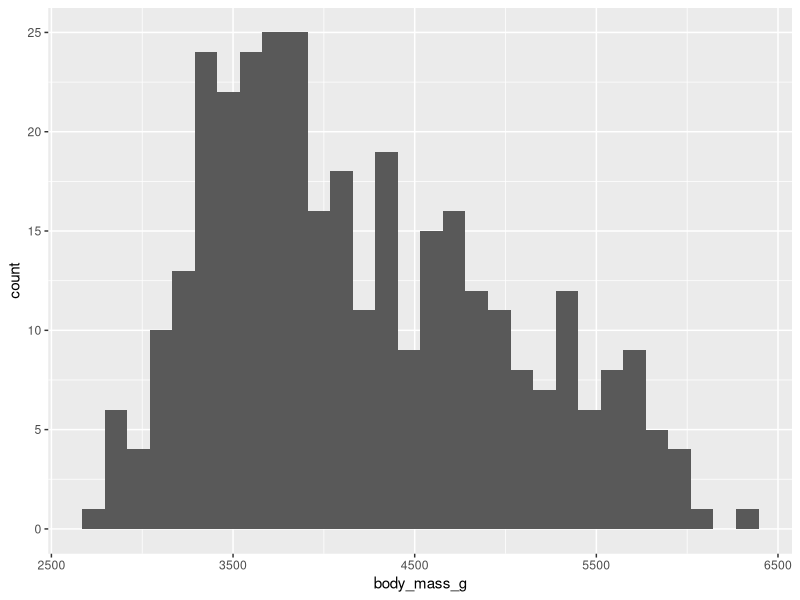
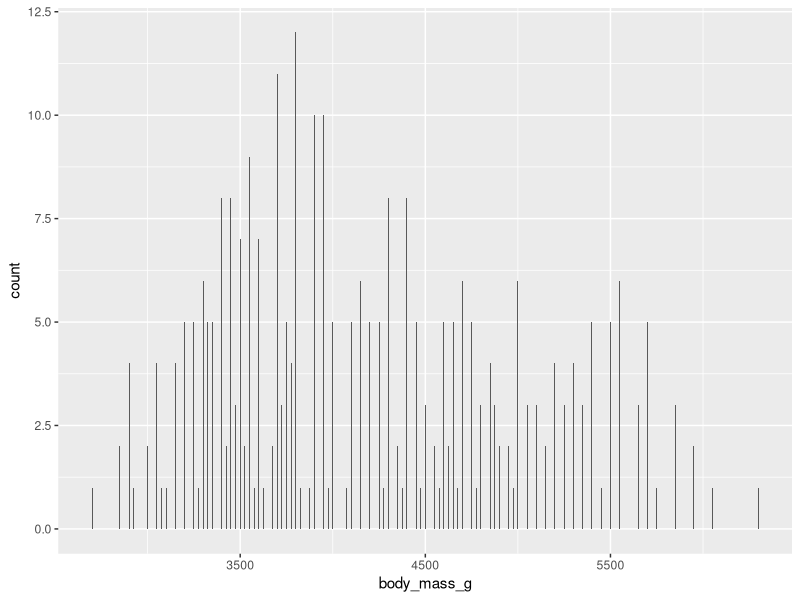
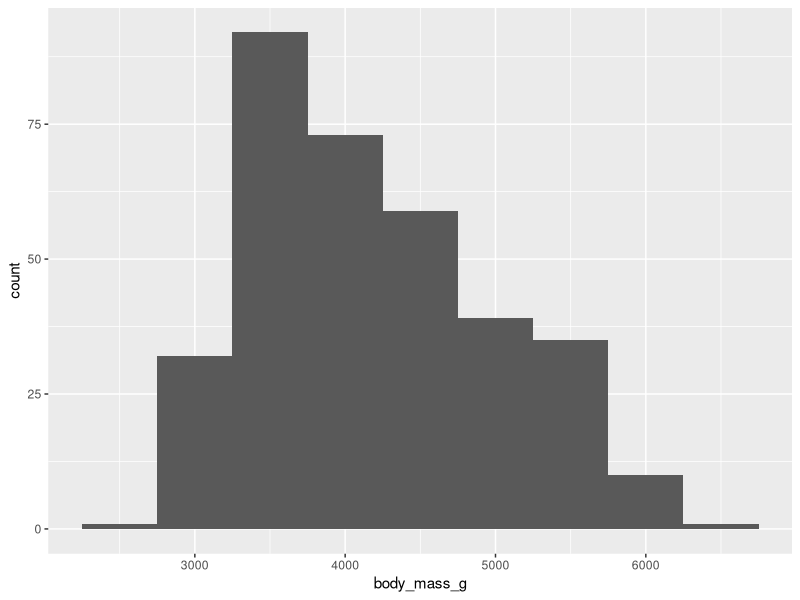
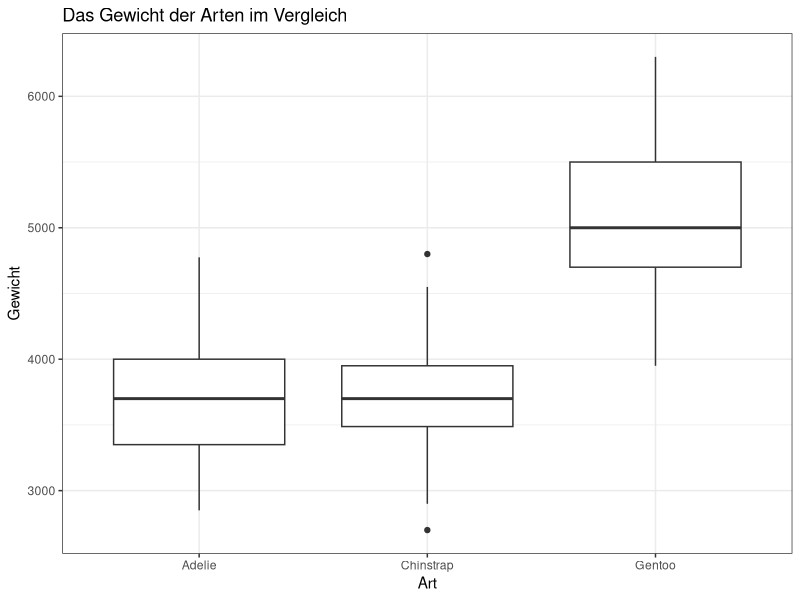
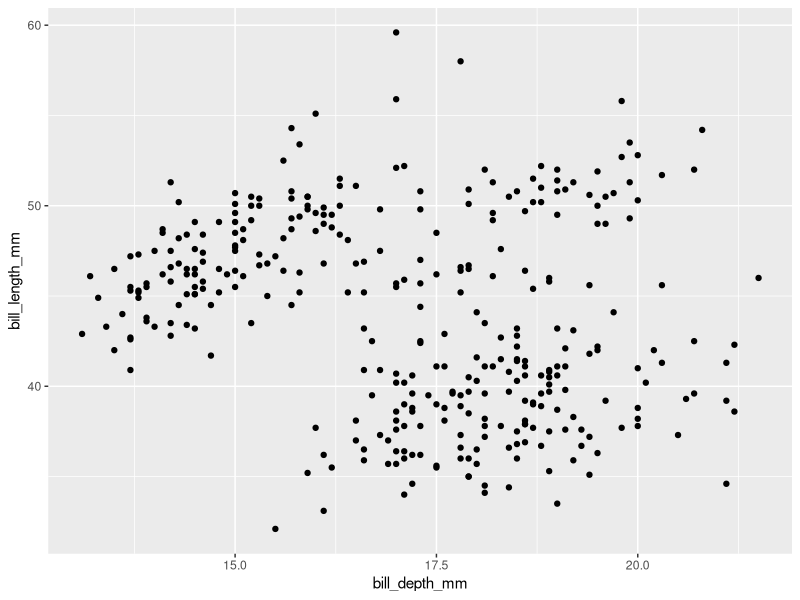
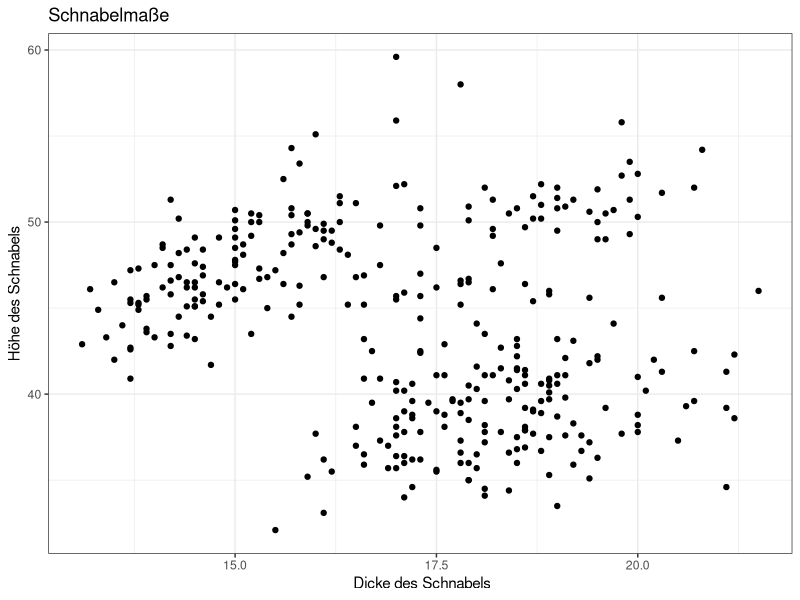
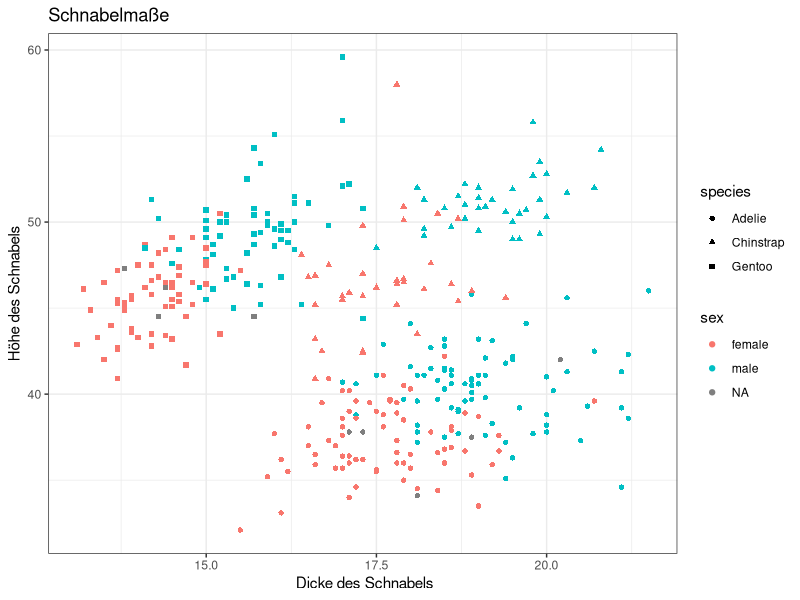
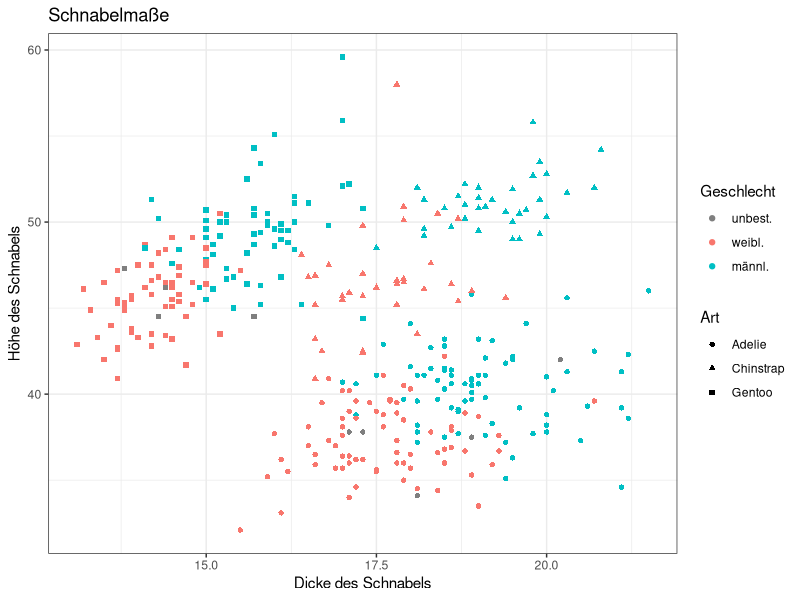

These charts were generated, in order, by the following R code:
## ---- chunk 1
knitr::opts_chunk$set(
  warning = FALSE, # keine Warnungen
  message = FALSE, # keine Nachrichten
  echo = TRUE # Code wird auch abgebildet
  )
## ---- chunk 2
# Pakete und Daten laden
library(palmerpenguins)
library(ggplot2)
data("penguins")
## ---- chunk 3
# Histogramm erstellen
ggplot(data = penguins) +
  geom_histogram(aes(x = body_mass_g), na.rm = TRUE)
## ---- chunk 4
# Histogramm mit Klassengröße 5 erstellen
ggplot(data = penguins) +
  geom_histogram(aes(x = body_mass_g), binwidth = 5, na.rm = TRUE) 
## ---- chunk 5
# Histogramm mit Klassengröße 500 erstellen
ggplot(data = penguins)+
  geom_histogram(aes(x = body_mass_g), binwidth = 500, na.rm = TRUE)
## ---- chunk 6
# Boxplot-Diagramm erstellen
ggplot(data = penguins) +
  geom_boxplot(aes(x = species,  # auf der x-Achse die Art
                   y = body_mass_g), # auf der y-Achse das Gewicht
               na.rm = TRUE) + # alle NAs müssen raus
  labs(x = "Art",               # Beschriftung der Achsen
       y = "Gewicht",
       title = "Das Gewicht der Arten im Vergleich") +
  theme_bw()
## ---- chunk 7
# Streudiagramm erstellen
ggplot(data = penguins, aes(x = bill_depth_mm, y = bill_length_mm)) +
  geom_point(na.rm = TRUE)
## ---- chunk 8
# Streudiagramm mit angepasstem Titel und Achsbeschriftung erstellen
ggplot(data = penguins) +
  geom_point(aes(x = bill_depth_mm, y = bill_length_mm), na.rm = TRUE) + 
  labs(x =" Dicke des Schnabels",
       y ="Höhe des Schnabels",
       title = "Schnabelmaße") +
  theme_bw()
## ---- chunk 9
# Streudiagamm mit Farb- und Formunterschieden erstellen
ggplot(data = penguins, aes(x = bill_depth_mm, y = bill_length_mm, 
                            shape = species, color = sex)) +
  geom_point(na.rm = TRUE) + 
  labs(x =" Dicke des Schnabels",
       y ="Höhe des Schnabels",
       title = "Schnabelmaße") +
  theme_bw()
## ---- chunk 10
# Streudiagramm mit angepasstem Legendentitel erstellen
ggplot(data = penguins, aes(x = bill_depth_mm, y = bill_length_mm, shape = species, color = sex)) +
  geom_point(na.rm = TRUE) + 
  labs(x = "Dicke des Schnabels",
       y = "Höhe des Schnabels",
       title = "Schnabelmaße") +
  theme_bw() +
 scale_colour_discrete(name = "Geschlecht",
                       breaks = c(NA, "female", "male"),
                       labels = c("unbest.", "weibl.", "männl.")) +
 scale_shape_discrete(name  ="Art")
